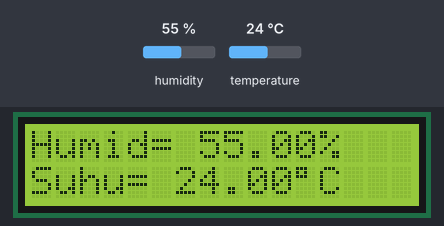
A sketch run on a simulated ESP8266 (NodeMCU). Parts: 16×2 character LCD. Inputs (shaded band) come from the test bench; at power-on: humidity 55 %, temperature 24 °C. WiFi joins after 1.5 s; servers stay silent unless stated; what the sketch prints to the serial monitor is not drawn.

Above: at 3.0 s.
3.1 s: humidity set to 22 %
At 4.9 s:
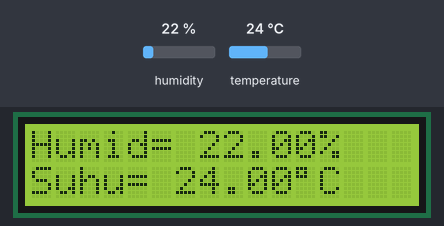
5.4 s: temperature set to 12 °C
At 6.3 s:
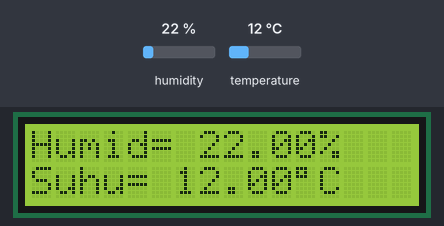
7.4 s: humidity set to 40 %
At 8.9 s:
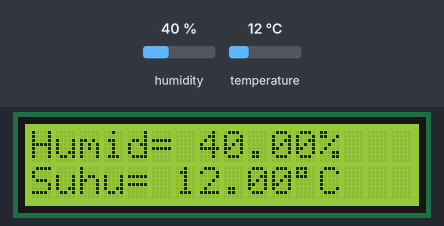
9.5 s: temperature set to 19 °C
At 10.3 s:
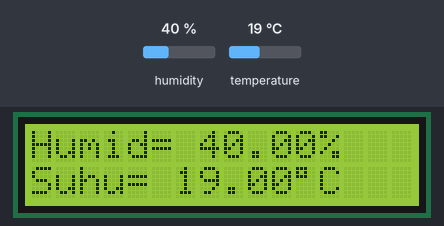
Timing chart, 0 to 12.5 s (numbered marks = the images above; inputs shaded):
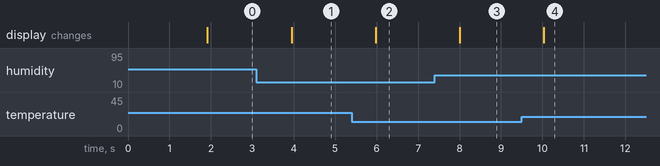

The sketch:

Blynk_DHT11.ino
```cpp
/* Comment this out to disable prints and save space */
#define BLYNK_PRINT Serial
#include <LCD_I2C.h>

/* Fill-in your Template ID (only if using Blynk.Cloud) */
#define BLYNK_TEMPLATE_ID "TMPLzsrFJ0pG"
#define BLYNK_DEVICE_NAME "LCD 12C"
#define DHTPIN D4
#define DHTTYPE DHT11


#include <ESP8266WiFi.h>
#include <BlynkSimpleEsp8266.h>
#include "DHT.h"

DHT dht(DHTPIN, DHTTYPE);

LCD_I2C lcd(0x27);

// You should get Auth Token in the Blynk App.
// Go to the Project Settings (nut icon).
char auth[] = "tzSBeWFs80hO6C89tg3YIbge5XiRk501";

// Your WiFi credentials.
// Set password to "" for open networks.
char ssid[] = "Smlekmew";
char pass[] = "14045678";


void setup()
{
  // Debug console
  lcd.begin();
  lcd.backlight();
  Serial.begin(9600);
  dht.begin();
  Blynk.begin(auth, ssid, pass);
  // You can also specify server:
  //Blynk.begin(auth, ssid, pass, "blynk-cloud.com", 80);
  //Blynk.begin(auth, ssid, pass, IPAddress(192,168,1,100), 8080);
}

void loop()
{
  Blynk.run();

  float h = dht.readHumidity();
  Serial.print("lembab: ");
  Serial.println(h);
  lcd.setCursor(0,0);
  lcd.print("Humid= ");
  lcd.print(h);
  lcd.print("%");

  float t = dht.readTemperature();
  Serial.print("suhu*C: ");
  Serial.println(t);
  lcd.setCursor(0,1);
  lcd.print("Suhu= ");
  lcd.print(t);
  lcd.print((char)223);
  lcd.print("C");

  Blynk.virtualWrite(V1,t);
  Blynk.virtualWrite(V2,h);
  Blynk.virtualWrite(V0,"DHT-11");

}
```

Measured:
- after the input at 3.1 s, the display: changes after 0.85 s (image 1)
- after the input at 5.4 s, the display: changes after 0.58 s (image 2)
- after the input at 7.4 s, the display: changes after 0.61 s (image 3)
- after the input at 9.5 s, the display: changes after 0.54 s (image 4)
